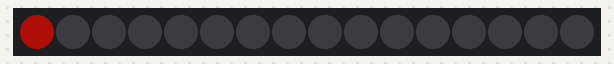
This sketch was run on a simulated Arduino Uno, built with avr-gcc and run on an emulated ATmega328P. On the bench: 16 RGB LEDs in strip order, left to right. Dim RGB values are drawn brighter than linear.

Above: at 0.15 s.
At 0.55 s:
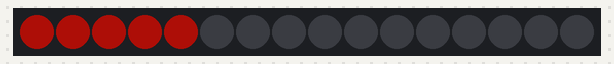
At 0.96 s:
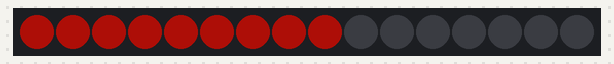
At 1.7 s:
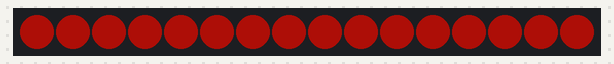

The sketch:

RGBW-16-static.ino
```cpp
#include <Adafruit_NeoPixel.h>
#ifdef __AVR__
  #include <avr/power.h>
#endif

#define PIN 6

#define NUM_LEDS 16

#define BRIGHTNESS 50

Adafruit_NeoPixel strip = Adafruit_NeoPixel(NUM_LEDS, PIN, NEO_GRBW + NEO_KHZ800);


void setup() {
  Serial.begin(115200);
  strip.setBrightness(BRIGHTNESS);
  strip.begin();
  strip.show(); // Initialize all pixels to 'off'
}

// Initialize some variables for the void loop()
int led, red, green, blue, white;
int wait = 100;

void loop() {

  led = 0; red = 255; green = 16; blue = 8; white = 10;
  strip.setPixelColor(led, red, green , blue, white);
  delay(wait);
  strip.show();

  led = 1; red = 255; green = 16; blue = 8; white = 10;
  strip.setPixelColor(led, red, green , blue, white);
  delay(wait);
  strip.show();

  led = 2; red = 255; green = 16; blue = 8; white = 10;
  strip.setPixelColor(led, red, green , blue, white);
  delay(wait);
  strip.show();

  led = 3; red = 255; green = 16; blue = 8; white = 10;
  strip.setPixelColor(led, red, green , blue, white);
  delay(wait);
  strip.show();

  led = 4; red = 255; green = 16; blue = 8; white = 10;
  strip.setPixelColor(led, red, green , blue, white);
  delay(wait);
   strip.show();

  led = 5; red = 255; green = 16; blue = 8; white = 10;
  strip.setPixelColor(led, red, green , blue, white);
  delay(wait);
   strip.show();

  led = 6; red = 255; green = 16; blue = 8; white = 10;
  strip.setPixelColor(led, red, green , blue, white);
  delay(wait);
   strip.show();

    led = 7; red = 255; green = 16; blue = 8; white = 10;
  strip.setPixelColor(led, red, green , blue, white);
  delay(wait);
   strip.show();

    led = 8; red = 255; green = 16; blue = 8; white = 10;
  strip.setPixelColor(led, red, green , blue, white);
  delay(wait);
   strip.show();

    led = 9; red = 255; green = 16; blue = 8; white = 10;
  strip.setPixelColor(led, red, green , blue, white);
  delay(wait);
   strip.show();

    led = 10; red = 255; green = 16; blue = 8; white = 10;
  strip.setPixelColor(led, red, green , blue, white);
  delay(wait);
   strip.show();

    led = 11; red = 255; green = 16; blue = 8; white = 10;
  strip.setPixelColor(led, red, green , blue, white);
  delay(wait);
   strip.show();

    led = 12; red = 255; green = 16; blue = 8; white = 10;
  strip.setPixelColor(led, red, green , blue, white);
  delay(wait);
   strip.show();

    led = 13; red = 255; green = 16; blue = 8; white = 10;
  strip.setPixelColor(led, red, green , blue, white);
  delay(wait);
   strip.show();

   led = 14; red = 255; green = 16; blue = 8; white = 10;
  strip.setPixelColor(led, red, green , blue, white);
  delay(wait);
   strip.show();

  led = 15; red = 255; green = 16; blue = 8; white = 10;
  strip.setPixelColor(led, red, green , blue, white);
  delay(wait);
  strip.show();


}
```
